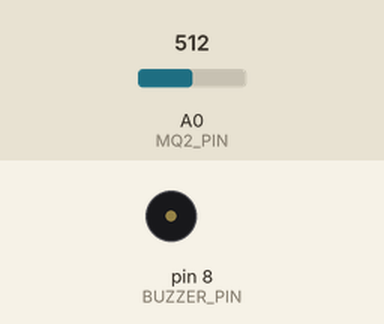
Simulated run of this sketch. Board: Arduino Uno, built with avr-gcc and run on an emulated ATmega328P. Parts: buzzer (waves = sounding, pin HIGH). The test bench sets the inputs (shaded band); at power-on: A0 (MQ2_PIN) = 512. The modem accepts every AT command (registered, SIM ready, sends succeed) and sends nothing else; what the sketch prints to the serial monitor is not drawn.

Above: at 0.1 s.
At 27.8 s:
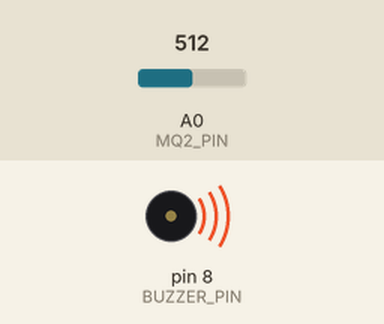
Timing chart, 0 to 29.3 s (numbered marks = the images above):
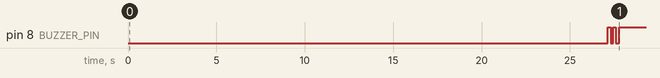

Measured:
- by itself, pin 8 (BUZZER_PIN): alternates HIGH for 0.15 s and LOW for 0.17 s, 4 changes in all, then stays HIGH

The sketch:

sketch_mar11b.ino
```cpp
#include <SoftwareSerial.h>

#define MQ2_PIN      A0
#define BUZZER_PIN   8
#define ESP_RX_PIN   2
#define ESP_TX_PIN   3

SoftwareSerial espSerial(ESP_RX_PIN, ESP_TX_PIN);

// WiFi + Blynk
#define WIFI_SSID     "TestWifi"
#define WIFI_PASSWORD "12345678"
#define AUTH_TOKEN    "Oja_QL5vG_F9f1h1pW8hq5qzaREQcCXW"
#define BLYNK_HOST    "blr1.blynk.cloud"

const int GAS_THRESHOLD = 400;
const int SEND_INTERVAL = 500;   // faster detection (0.5 sec)

bool wifiConnected = false;
bool alertSent = false;

unsigned long lastSendTime = 0;

void setup() {

  Serial.begin(9600);
  espSerial.begin(9600);

  pinMode(BUZZER_PIN, OUTPUT);
  digitalWrite(BUZZER_PIN, LOW);

  Serial.println(F("================================"));
  Serial.println(F(" Gas Leak Detection System "));
  Serial.println(F("================================"));

  Serial.println(F("Warming MQ-2 sensor..."));
  warmupSensor(20);

  Serial.println(F("Connecting WiFi..."));
  wifiConnected = setupWiFi();

  if (wifiConnected) {
    Serial.println(F("System READY"));
    beep(2);
  }
  else {
    Serial.println(F("WiFi FAILED - Local alarm mode"));
    beep(3);
  }
}

void loop() {

  unsigned long now = millis();

  if (now - lastSendTime >= SEND_INTERVAL) {

    lastSendTime = now;

    int gasValue = analogRead(MQ2_PIN);
    int isLeak = (gasValue >= GAS_THRESHOLD);

    Serial.println("------------------------------");
    Serial.print("Gas Value: ");
    Serial.println(gasValue);

    if (isLeak)
      Serial.println("⚠ GAS LEAK DETECTED!");
    else
      Serial.println("Safe");

    Serial.println("------------------------------");


    // 🚨 Instant Alarm
    if (isLeak) {

      digitalWrite(BUZZER_PIN, HIGH);

      if (wifiConnected && !alertSent) {

        sendNotification();
        alertSent = true;
      }
    }

    else {

      digitalWrite(BUZZER_PIN, LOW);
      alertSent = false;
    }


    // Send data to Blynk dashboard
    if (wifiConnected) {

      sendPin("V0", gasValue);
      sendPin("V1", isLeak);
    }
  }
}

// =========================================
// SEND DATA TO BLYNK DASHBOARD
// =========================================
bool sendPin(const char* pin, int value) {

  espSerial.println(F("AT+CIPCLOSE"));
  delay(200);

  espSerial.print(F("AT+CIPSTART=\"TCP\",\""));
  espSerial.print(F(BLYNK_HOST));
  espSerial.println(F("\",80"));

  if (!waitForResponse("CONNECT", 5000))
    return false;

  char path[80];

  snprintf(path, sizeof(path),
           "/external/api/update?token=%s&%s=%d",
           AUTH_TOKEN, pin, value);

  char request[140];

  snprintf(request, sizeof(request),
           "GET %s HTTP/1.1\r\nHost: %s\r\nConnection: close\r\n\r\n",
           path, BLYNK_HOST);

  espSerial.print(F("AT+CIPSEND="));
  espSerial.println(strlen(request));

  if (!waitForResponse(">", 3000))
    return false;

  espSerial.print(request);

  waitForResponse("SEND OK", 5000);

  espSerial.println(F("AT+CIPCLOSE"));

  return true;
}

// =========================================
// SEND PHONE NOTIFICATION
// =========================================
void sendNotification() {

  espSerial.println("AT+CIPCLOSE");
  delay(200);

  espSerial.println("AT+CIPSTART=\"TCP\",\"blr1.blynk.cloud\",80");

  if (!waitForResponse("CONNECT", 5000))
    return;

  String request =
  "GET /external/api/logEvent?token=Oja_QL5vG_F9f1h1pW8hq5qzaREQcCXW&code=gas_leak HTTP/1.1\r\n"
  "Host: blr1.blynk.cloud\r\n"
  "Connection: close\r\n\r\n";

  espSerial.print("AT+CIPSEND=");
  espSerial.println(request.length());

  if (!waitForResponse(">", 3000))
    return;

  espSerial.print(request);

  waitForResponse("SEND OK", 5000);

  espSerial.println("AT+CIPCLOSE");

  Serial.println("📱 Notification Sent");
}

// =========================================
// WIFI SETUP
// =========================================
bool setupWiFi() {

  delay(2000);

  if (!sendATCommand("AT", "OK", 3000)) {
    Serial.println("ESP not responding");
    return false;
  }

  espSerial.println("AT+RST");
  delay(5000);

  sendATCommand("AT+CWMODE=1", "OK", 3000);

  espSerial.print("AT+CWJAP=\"");
  espSerial.print(WIFI_SSID);
  espSerial.print("\",\"");
  espSerial.print(WIFI_PASSWORD);
  espSerial.println("\"");

  if (!waitForResponse("WIFI GOT IP", 20000))
    return false;

  Serial.println("WiFi Connected!");

  return true;
}

// =========================================
// SENSOR WARMUP
// =========================================
void warmupSensor(int seconds) {

  for (int i = seconds; i > 0; i--) {

    Serial.print("Warmup ");
    Serial.print(i);
    Serial.println(" sec");

    delay(1000);
  }

  Serial.println("Sensor Ready!");
}

// =========================================
// BUZZER BEEP
// =========================================
void beep(int times) {

  for (int i = 0; i < times; i++) {

    digitalWrite(BUZZER_PIN, HIGH);
    delay(150);

    digitalWrite(BUZZER_PIN, LOW);
    delay(150);
  }
}

// =========================================
// AT COMMAND HELPERS
// =========================================
bool sendATCommand(String command, String expected, int timeoutMs) {

  espSerial.println(command);

  return waitForResponse(expected, timeoutMs);
}

bool waitForResponse(String expected, int timeoutMs) {

  String response = "";

  unsigned long start = millis();

  while (millis() - start < timeoutMs) {

    while (espSerial.available()) {

      char c = espSerial.read();
      response += c;

      Serial.print(c);
    }

    if (response.indexOf(expected) != -1)
      return true;

    if (response.indexOf("ERROR") != -1)
      return false;
  }

  return false;
}
```
